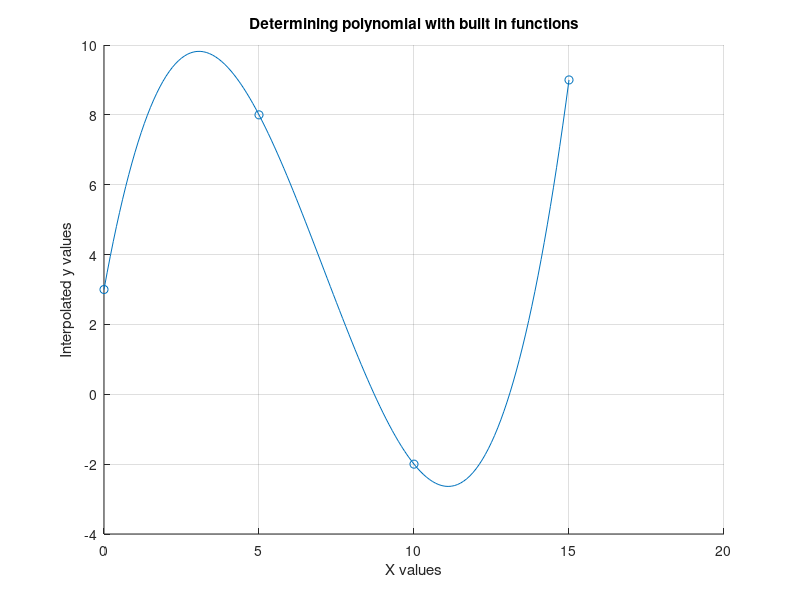

MATLAB code for this plot:
% Script for Problem 3

% Setup our known points
x = [0 5 10 15];
y = [3 8 -2 9];
% degree of polynomial
n = 3;

% Calculate the polynomial
poly = polyfit(x, y, n);
disp(poly)

% Now plot the polynomial
% Create the x values
xVals = 0:0.1:15;
yVals = poly(1)*xVals.^3+ poly(2)*xVals.^2+poly(3)*xVals+poly(4);

figure;
scatter(x,y);
hold on
plot(xVals,yVals)
grid on
xlabel('X values')
ylabel('Interpolated y values')
title('Determining polynomial with built in functions')


